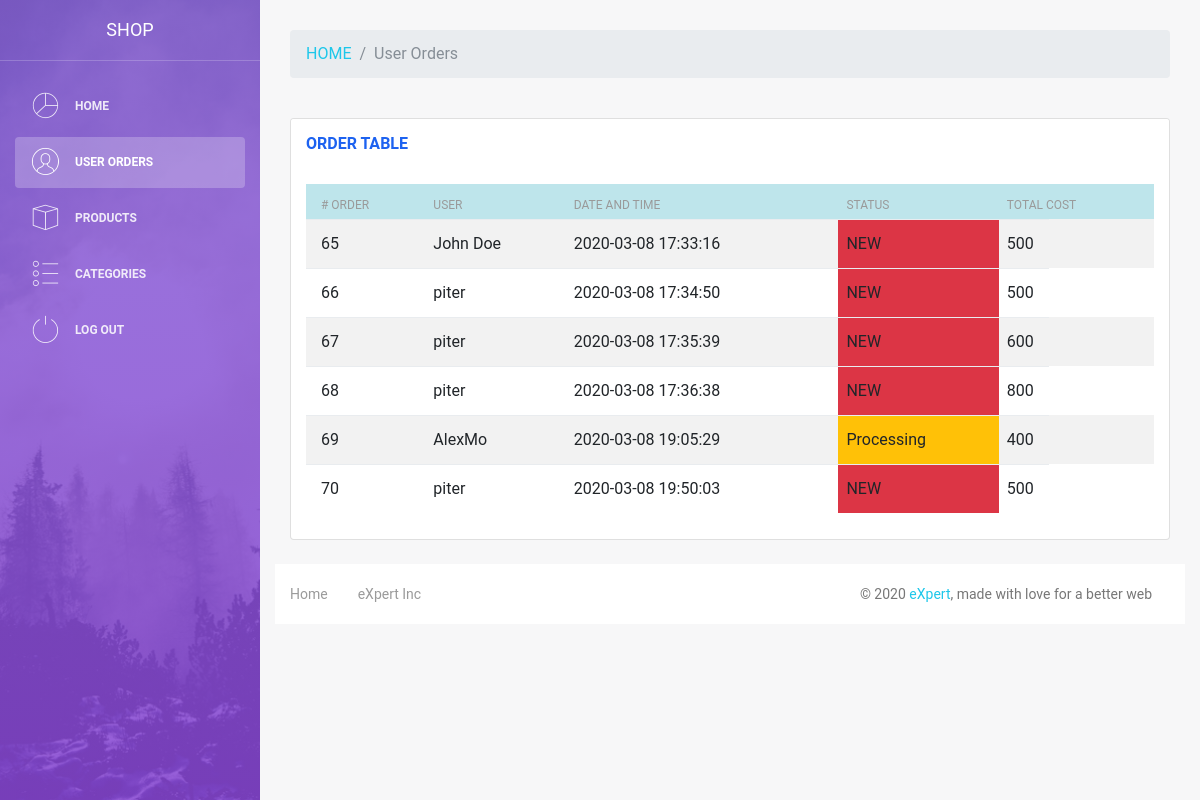
The app's page /admin/userOrders.php with its own data.
### tables this page shows
CREATE TABLE `orders` (
  `id` int(11) NOT NULL,
  `user_id` int(11) NOT NULL,
  `products` text NOT NULL,
  `created_at` datetime NOT NULL DEFAULT current_timestamp(),
  `address` text NOT NULL,
  `status` varchar(255) NOT NULL
);

CREATE TABLE `users` (
  `id` int(11) NOT NULL,
  `login` varchar(255) NOT NULL,
  `phone` varchar(255) NOT NULL,
  `email` varchar(255) NOT NULL,
  `password` varchar(255) NOT NULL,
  `confirm_mail` varchar(255) NOT NULL,
  `verifided` int(11) NOT NULL DEFAULT 0
);

### admin/userOrders.php (the view, shortened to what this page needs)
<?php
include $_SERVER['DOCUMENT_ROOT'] . '/configs/db.php';
include $_SERVER['DOCUMENT_ROOT'] . '/admin/parts/header.php';
?>
<nav aria-label="breadcrumb">
  <ol class="breadcrumb">
    <li class="breadcrumb-item"><a href="/admin">HOME</a></li>
    <li class="breadcrumb-item active" aria-current="page">User Orders</li>
  </ol>
</nav>
        <button href="" class="navbar-toggler navbar-toggler-right" type="button" data-toggle="collapse" aria-controls="navigation-index" aria-expanded="false" aria-label="Toggle navigation">
        </button>
    </div>
<div class="content">
    <div class="container-fluid">
        <div class="card shadow mb-4">
            <div class="card-header py-3">
              <h5 class="m-0 font-weight-bold text-primary">ORDER TABLE</h5>
            </div>
            <div class="card-body">
                <div class="table-responsive">
                    <table class="table table-striped table-hover" id="orderTable" width="100%" cellspacing="0">
                        <thead class="thead-dark">
                            <tr class="table-info">
                                <th># Order</th>
                                <th>User</th>
                                <th>Date and time</th>
                                <th>Status</th>
                                <th>Total cost</th>
                            </tr>
                        </thead>
                        <tbody>
                            <?php
                            $sql_orders = "SELECT * FROM orders";
                            $result_orders = $conn->query($sql_orders);
                            while ($order = mysqli_fetch_assoc($result_orders)) {
                            ?>
                                <tr onclick="window.location.href='/admin/viewOrder.php?id=<?php echo $order['id'] ?>'; return false">
                                    <td><?php echo $order['id'] ?></td>
                                    <td><?php
                                        $sql = "SELECT * FROM users WHERE id= '" . $order['user_id'] . "'";
                                        $user = mysqli_fetch_assoc($conn->query($sql));
                                        echo $user['login']
                                    ?></td>
                                    <td><?php echo $order['created_at'] ?></td>
                                    <td class="<?php if ($order['status'] == "NEW") { echo "bg-danger"; } else if ($order['status'] == "Processing") { echo "bg-warning"; } else { echo "bg-success"; }?>">
                                        <?php echo $order['status'] ?>
                                    </td>
                                    <td><?php
                                        $basket = json_decode($order['products'], true);
                                        echo $basket["total_costs"]
                                    ?></td>
                                </tr>
                                <?php
                            }
                        ?>
                        </tbody>
                    </table>
                </div>
            </div>
        </div>
<?php
    include $_SERVER['DOCUMENT_ROOT'] . '/admin/parts/footer.php';
?>

### admin/assets/css/style.css (style rules this page uses)
#orderTable tbody tr { cursor: pointer; }

### records on screen
orders: id "65", user.login "John Doe", created_at "2020-03-08 17:33:16", status "NEW", products "500"
orders: id "66", user.login "piter", created_at "2020-03-08 17:34:50", status "NEW", products "500"
orders: id "67", user.login "piter", created_at "2020-03-08 17:35:39", status "NEW", products "600"
orders: id "68", user.login "piter", created_at "2020-03-08 17:36:38", status "NEW", products "800"
orders: id "69", user.login "AlexMo", created_at "2020-03-08 19:05:29", status "Processing", products "400"
orders: id "70", user.login "piter", created_at "2020-03-08 19:50:03", status "NEW", products "500"
